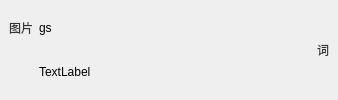
             <widget class="QWidget" name="controlBox" native="true">
              <property name="minimumSize">
               <size>
                <width>0</width>
                <height>60</height>
               </size>
              </property>
              <property name="styleSheet">
               <string notr="true"/>
              </property>
              <layout class="QHBoxLayout" name="horizontalLayout_7">
               <property name="spacing">
                <number>0</number>
               </property>
               <property name="leftMargin">
                <number>0</number>
               </property>
               <property name="topMargin">
                <number>0</number>
               </property>
               <property name="rightMargin">
                <number>0</number>
               </property>
               <property name="bottomMargin">
                <number>0</number>
               </property>
               <item>
                <widget class="QWidget" name="play_1" native="true">
                 <property name="styleSheet">
                  <string notr="true"/>
                 </property>
                 <layout class="QGridLayout" name="gridLayout">
                  <item row="0" column="2">
                   <widget class="QLabel" name="musicName">
                    <property name="text">
                     <string>gs</string>
                    </property>
                   </widget>
                  </item>
                  <item row="1" column="2">
                   <widget class="QLabel" name="musicSinger">
                    <property name="text">
                     <string>TextLabel</string>
                    </property>
                   </widget>
                  </item>
                  <item row="0" column="1">
                   <widget class="QLabel" name="musicCover">
                    <property name="styleSheet">
                     <string notr="true">#musicCover
{
    color: #333333; /* 这里修改色值，控制文字颜色 */
}</string>
                    </property>
                    <property name="text">
                     <string>图片</string>
                    </property>
                   </widget>
                  </item>
                 </layout>
                </widget>
               </item>
               <item>
                <widget class="QWidget" name="play_2" native="true">
                 <property name="styleSheet">
                  <string notr="true">QPushButton{
 border: none; 
background-repeat:no-repeat;
 background-position:center center;
}
QPushButton:hover
{
 background-color: rgba(230,0,0,0.5); 

}</string>
                 </property>
                 <layout class="QHBoxLayout" name="horizontalLayout_8">
                  <property name="spacing">
                   <number>0</number>
                  </property>
                  <property name="leftMargin">
                   <number>0</number>
                  </property>
                  <property name="topMargin">
                   <number>0</number>
                  </property>
                  <property name="rightMargin">
                   <number>0</number>
                  </property>
                  <property name="bottomMargin">
                   <number>0</number>
                  </property>
                  <item>
                   <widget class="QPushButton" name="playMode">
                    <property name="minimumSize">
                     <size>
                      <width>30</width>
                      <height>30</height>
                     </size>
                    </property>
                    <property name="maximumSize">
                     <size>
                      <width>30</width>
                      <height>30</height>
                     </size>
                    </property>
                    <property name="styleSheet">
                     <string notr="true">#playMode{
	background-image:url(:/images/shuffle_2.png)
}

</string>
                    </property>
                    <property name="text">
                     <string/>
                    </property>
                   </widget>
                  </item>
                  <item>
                   <widget class="QPushButton" name="playUp">
                    <property name="minimumSize">
                     <size>
                      <width>30</width>
                      <height>30</height>
                     </size>
                    </property>
                    <property name="maximumSize">
                     <size>
                      <width>30</width>
                      <height>30</height>
                     </size>
                    </property>
                    <property name="styleSheet">
                     <string notr="true">#playUp
{
 background-image: url(:/images/up.png);
}</string>
                    </property>
                    <property name="text">
                     <string/>
                    </property>
                   </widget>
                  </item>
                  <item>
                   <widget class="QPushButton" name="play">
                    <property name="minimumSize">
                     <size>
                      <width>30</width>
                      <height>30</height>
                     </size>
                    </property>
                    <property name="maximumSize">
                     <size>
                      <width>30</width>
                      <height>30</height>
                     </size>
                    </property>
                    <property name="styleSheet">
                     <string notr="true">#play
{
 background-image: url(:/images/play3.png);
}</string>
                    </property>
                    <property name="text">
                     <string/>
                    </property>
                   </widget>
                  </item>
                  <item>
                   <widget class="QPushButton" name="playDown">
                    <property name="minimumSize">
                     <size>
                      <width>30</width>
                      <height>30</height>
                     </size>
                    </property>
                    <property name="maximumSize">
                     <size>
                      <width>30</width>
                      <height>30</height>
                     </size>
                    </property>
                    <property name="styleSheet">
                     <string notr="true">#playDown{

	background-image:url(:/images/down.png);
	}</string>
                    </property>
                    <property name="text">
                     <string/>
                    </property>
                   </widget>
                  </item>
                  <item>
                   <widget class="QPushButton" name="volume">
                    <property name="minimumSize">
                     <size>
                      <width>30</width>
                      <height>30</height>
                     </size>
                    </property>
                    <property name="maximumSize">
                     <size>
                      <width>30</width>
                      <height>30</height>
                     </size>
                    </property>
                    <property name="styleSheet">
                     <string notr="true">#volume{
	background-image:url(:/images/volumn.png);
}</string>
                    </property>
                    <property name="text">
                     <string/>
                    </property>
                   </widget>
                  </item>
                  <item>
                   <widget class="QPushButton" name="addLocal">
                    <property name="minimumSize">
                     <size>
                      <width>30</width>
                      <height>30</height>
                     </size>
                    </property>
                    <property name="maximumSize">
                     <size>
                      <width>30</width>
                      <height>30</height>
                     </size>
                    </property>
                    <property name="styleSheet">
                     <string notr="true">#addLocal{
	background-image:url(:/images/add.png)
}</string>
                    </property>
                    <property name="text">
                     <string/>
                    </property>
                   </widget>
                  </item>
                 </layout>
                </widget>
               </item>
               <item>
                <widget class="QWidget" name="play_3" native="true">
                 <property name="styleSheet">
                  <string notr="true"/>
                 </property>
                 <layout class="QHBoxLayout" name="horizontalLayout_9">
                  <property name="spacing">
                   <number>0</number>
                  </property>
                  <property name="leftMargin">
                   <number>0</number>
                  </property>
                  <property name="topMargin">
                   <number>0</number>
                  </property>
                  <property name="rightMargin">
                   <number>0</number>
                  </property>
                  <property name="bottomMargin">
                   <number>0</number>
                  </property>
                  <item>
                   <widget class="QLabel" name="labelNull">
                    <property name="text">
                     <string/>
                    </property>
                   </widget>
                  </item>
                  <item>
                   <widget class="QLabel" name="currenTime">
                    <property name="text">
                     <string/>
                    </property>
                   </widget>
                  </item>
                  <item>
                   <widget class="QLabel" name="line">
                    <property name="text">
                     <string/>
                    </property>
                   </widget>
                  </item>
                  <item>
                   <widget class="QLabel" name="totalTime">
                    <property name="text">
                     <string/>
                    </property>
                   </widget>
                  </item>
                  <item>
                   <widget class="QPushButton" name="lrcWord">
                    <property name="minimumSize">
                     <size>
                      <width>30</width>
                      <height>30</height>
                     </size>
                    </property>
                    <property name="maximumSize">
                     <size>
                      <width>30</width>
                      <height>30</height>
                     </size>
                    </property>
                    <property name="styleSheet">
                     <string notr="true">#lrcWord{
	border:none;
	background-image:url(:/images/ci.png);
	background-repeat:no-repeat;
	background-position:center center;
	
    color: #333333; 
}

QPushButton:hover
{
 background-color: rgba(230,0,0,0.5); 

}</string>
                    </property>
                    <property name="text">
                     <string>词</string>
                    </property>
                    <property name="checkable">
                     <bool>false</bool>
                    </property>
                   </widget>
                  </item>
                 </layout>
                </widget>
               </item>
              </layout>
             </widget>
